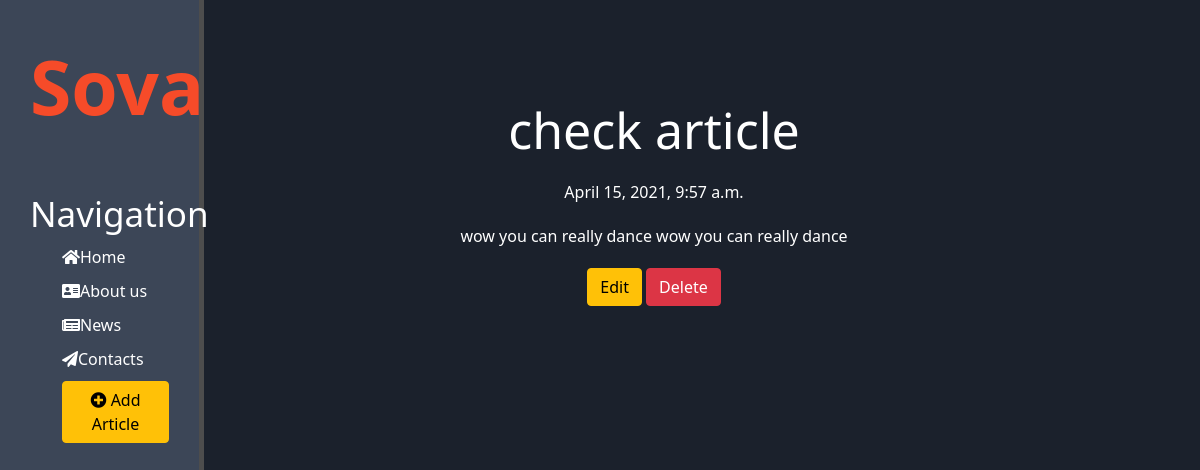
Screenshot of /news/1 with the database file from the repository.
### news/models.py (models this page shows, shortened)
class Articles(models.Model):
	title = models.CharField('Title', max_length=50)
	anons = models.CharField('Anons', max_length=250)
	full_text = models.TextField('Article')
	date = models.DateTimeField('Publication date')
	class Meta:
		verbose_name = "Article"
		verbose_name_plural = "Articles"

### news/views.py (the view)
# urls.py: path('<int:pk>', views.NewsDetailView.as_view(), name='news-detail'),
class NewsDetailView(DetailView):
	model = Articles
	template_name = 'news/details_view.html'
	context_object_name = 'article'

### news/templates/news/details_view.html (shortened to what this page needs)
{% extends 'main/base.html' %}
{% block content %}
	<div class="features">
		<h1>{{ article.title }}</h1>
		<p>{{ article.date }}</p>
		<p>{{ article.full_text }}</p>
		<a href="{% url 'news-update' article.id %}" class="btn btn-warning">Edit</a>
		<a href="{% url 'news-delete' article.id %}" class="btn btn-danger">Delete</a>
	</div>
{% endblock %}

### main/static/main/css/main.css (style rules this page uses)
body { background: #1b212c; }
main .features { float: left; color: #fff; margin-top: 100px; text-align: center; width: 75%; }
main .features h1 { font-size: 50px; text-align: center; }
main .features p { max-width: 400px; margin: 20px auto; }

### rows the page displays
Articles: title "check article", date "April 15, 2021, 9:57 a.m.", full_text "wow you can really dance wow you can really dance"
